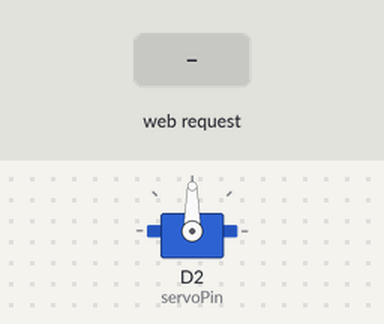
Simulated run of this sketch. Board: ESP8266 (NodeMCU). Parts: servo. The test bench sets the inputs (shaded band). WiFi joins after 1.5 s; servers stay silent unless stated; what the sketch prints to the serial monitor is not drawn.

Above: at 2.7 s.
2.8 s: HTTP request GET /moveServo?newServoPos=1 received
At 3.3 s:
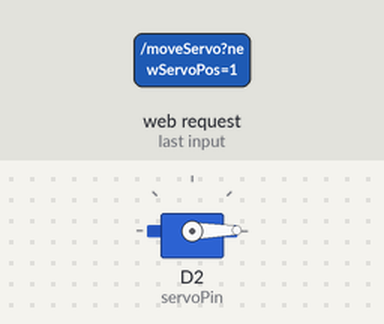
4.3 s: HTTP request GET /moveServo?newServoPos=120 received
At 5.6 s:
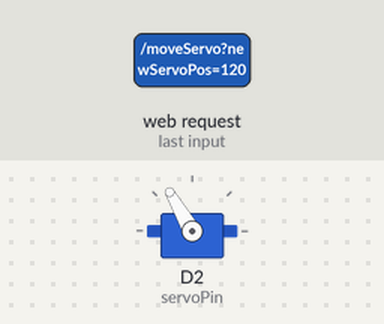
Timing chart, 0 to 7.3 s (numbered marks = the images above; inputs shaded):
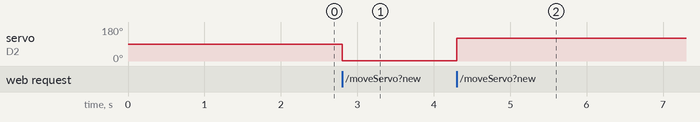

The sketch:

batteryMeter.ino
```cpp
#include <ESP8266WiFi.h>
#include <WiFiClientSecure.h>
#include <ESP8266WebServer.h>
#include <ESP8266mDNS.h>
#include <Servo.h>
#include "index.h" //Our HTML webpage contents with javascripts

Servo myservo;  // create servo object to control a servo
// twelve servo objects can be created on most boards

// GPIO the servo is attached to
static const int servoPin = D2;

// Replace with your network credentials
const char* ssid = "BalazsEsAlbert";
const char* password = "emeseesrobi87";

// config static IP
IPAddress ip(192, 168, 0, 188); // where 155 is the desired IP Address
IPAddress gateway(192, 168, 0, 1); // set gateway
IPAddress subnet(255, 255, 255, 0); // set subnet mask

// Set web server port number to 80
ESP8266WebServer server(80); //Server on port 80

//===============================================================
// This routine is executed when you open its IP in browser
//===============================================================
void handleRoot() {
  String s = MAIN_page; //Read HTML contents
  server.send(200, "text/html", s); //Send web page
  Serial.println("Loaded main index.h ");
}

void handleNotFound()
{
  server.sendHeader("Location", "/", true); //Redirect to our html web page
  server.send(302, "text/plane", "");
}


void moveServo() {
   Serial.println("Move servo ");
    //Rotate the servo
    if (server.arg("newServoPos") != ""){
      myservo.write(server.arg("newServoPos").toInt());
      Serial.println(server.arg("newServoPos"));
      myservo.stop();
    }

   String json;
   server.send(200, "text/json", json);
}

void setup() {
  Serial.begin(115200);

  myservo.attach(servoPin);  // attaches the servo on the servoPin to the servo object

  // Connect to Wi-Fi network with SSID and password
  Serial.print("Connecting to ");
  Serial.println(ssid);
  WiFi.config(ip, gateway, subnet);
  WiFi.begin(ssid, password);
  while (WiFi.status() != WL_CONNECTED) {
    delay(500);
    Serial.print(".");
  }
  // Print local IP address and start web server
  Serial.println("");
  Serial.println("WiFi connected.");
  Serial.println("IP address: ");
  Serial.println(WiFi.localIP());

  server.on("/", handleRoot);      //Which routine to handle at root location. This is display page
  server.onNotFound(handleNotFound);
  server.on("/moveServo", moveServo);

  server.begin();


}

void loop(){
  server.handleClient();
}
```

index.h
```cpp
const char MAIN_page[] PROGMEM = R"=====(
<!DOCTYPE html>
<html>
<head>
  <meta name="viewport" content="width=device-width, initial-scale=1">
  <link rel="icon" href="data:,">
  <style>
    body {
      text-align: center;
      font-family: "Trebuchet MS", Arial;
      margin-left:auto;
      margin-right:auto;
    }
    .slider {
      width: 300px;
    }
  </style>
  <script src="https://ajax.googleapis.com/ajax/libs/jquery/3.3.1/jquery.min.js"></script>
</head>
<body>
  <h1>ESP32 with Servo</h1>
  <p>Position: <span id="servoPos"></span></p>
  <input type="range" min="0" max="180" class="slider" id="servoSlider" onchange="servo(this.value)"/>

  <script>
    var servoP = document.getElementById("servoPos");

    function servo(pos) {
      $.get("/moveServo?newServoPos=" + pos + "&");
      {Connection: close};
    }
  </script>
</body>
</html>
)=====";
```

Measured:
- after the input at 2.8 s, servo on D2 (servoPin): 90° → 1° at once
- after the input at 4.3 s, servo on D2 (servoPin): 1° → 120° at once
